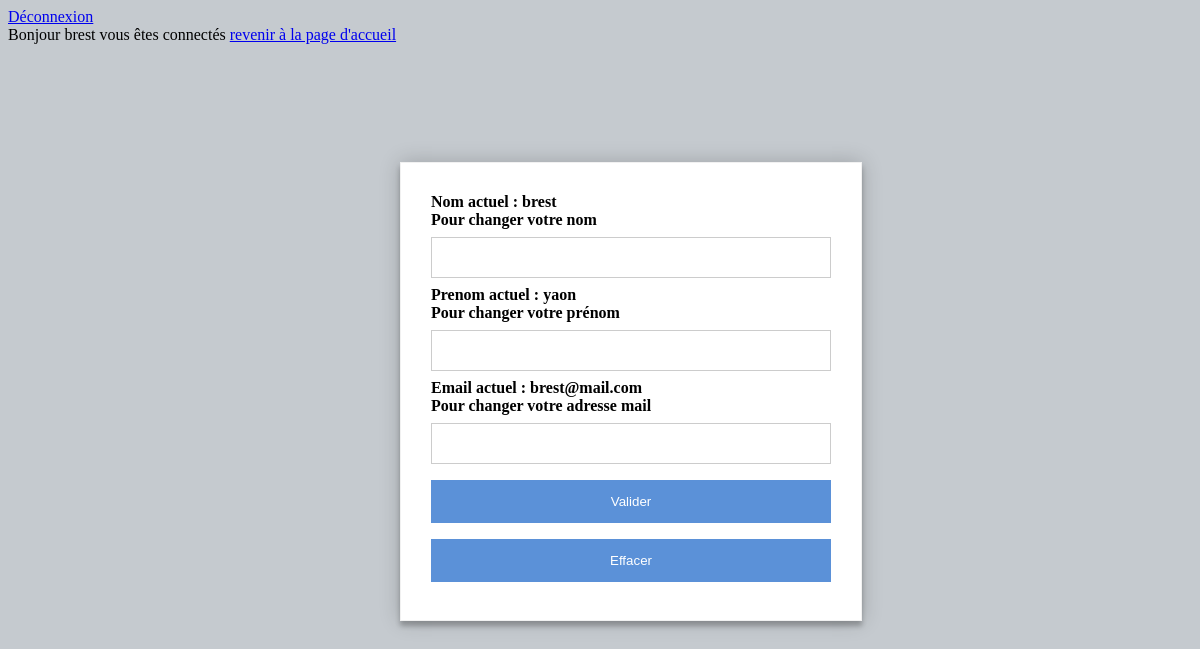
Screenshot of /modifier.utilisateur.php?numUtilisateur=16 (signed in) with the database file from the repository.
### tables this page shows
CREATE TABLE `utilisateur` (
  `idUtilisateur` int(20) NOT NULL,
  `nom` varchar(20) NOT NULL,
  `prenom` varchar(20) NOT NULL,
  `adresseMail` varchar(50) NOT NULL,
  `password` varchar(50) NOT NULL,
  `idStatus` int(11) NOT NULL
);

### fonction.php (called while the page is built, shortened)
<?php
function gestionnaireDeConnexionMysqli() {
    $db_username = 'root';
    $db_password = '';
    $db_name     = 'dbbm2l';
    $db_host     = 'localhost';
    $db = mysqli_connect($db_host, $db_username, $db_password, $db_name)
           or die('pas de connexion to database');
    return $db;
}
function lireUtilisateur($id) {
	$db = gestionnaireDeConnexionMysqli();
    if ($db != NULL) {
		$req 		  = "SELECT * FROM utilisateur WHERE idUtilisateur = $id";
		$exec_requete = mysqli_query($db, $req);
		$user         = mysqli_fetch_array($exec_requete);
	}else {
		echo "Une erreur est survenue.";
	}
    return $user;
}
?>

### modifier.utilisateur.php (the view)
<?php
include_once 'principale.php';
include_once 'fonction.php';
if(isset($_GET["numUtilisateur"])){
    $id = $_GET["numUtilisateur"];
    $utilisateur = lireUtilisateur($id);
    $nom = $utilisateur['nom'];
    $prenom = $utilisateur['prenom'];
    $email = $utilisateur['adresseMail'];
}else{
	header("location: consultation.profil.php");
}
?>
    <div id="container">
    <form method='post' action='modification.utilisateur.traitement.php'>
        <label><b>Nom actuel : <?php echo $nom; ?><br/></b></label>
        <label><b>Pour changer votre nom</b></label>
        <input type="text" value="" name="nom"
                maxlength="45" pattern="^[-'çéèùa-zA-Z\s]{1,45}$" title="Saisir 1 caractères au minimum" >
        <label><b>Prenom actuel : <?php echo $prenom; ?><br/></b></label>
        <label><b>Pour changer votre prénom</b></label>
        <input type="text" value="" name="prenom"
                maxlength="45" pattern="^[-'çéèùa-zA-Z\s]{1,45}$" title="Saisir 1 caractères au minimum" >
        <label><b>Email actuel : <?php echo $email; ?><br/></b></label>
        <label><b>Pour changer votre adresse mail</b></label>
        <input type="email" value="" name="email" title="Saisir un email valide" maxlength="70" />
        <input type="submit" value="Valider">
		<input type="reset" value="Effacer">
    </form>
    </div>
</html>

### principale.php (shortened to what this page needs)
<!DOCTYPE html>
<html>
<?php
include_once 'fonction.php';
?>
    <head>
        <link rel="stylesheet" href="style.css" media="screen" type="text/css" />
    </head>
    <body >
        <div id="content">
            <a href='principale.php?deconnexion=true'><span>Déconnexion</span></a>
            <?php
                if (isset($_GET['deconnexion'])) {
                   if($_GET['deconnexion']==true) {
                      session_unset();
                      header("location:index.php");
                   }
                }
                else if ($_SESSION['id'] !== "") {
                    $user = lireUtilisateur($_SESSION['id']);
                    echo "<br>Bonjour {$user['nom']} vous êtes connectés";
                }
            ?>
            <a href="accueil.php">revenir à la page d'accueil</a>
        </div>

### style.css (style rules this page uses)
body { background: rgb(197, 202, 207); }
#container { width:400px; margin:0 auto; margin-top:10%; }
form { width:100%; padding: 30px; border: 1px solid #f1f1f1; background:#fff; box-shadow: 0 0 20px 0 rgba(0, 0, 0, 0.2), 0 5px 5px 0 rgba(0, 0, 0, 0.24); }
input[type=text], input[type=password], input[type=email] { width: 100%; padding: 12px 20px; margin: 8px 0; display: inline-block; border: 1px solid #ccc; box-sizing: border-box; }
input[type=submit], input[type=reset] { background-color: #5b91d8; color: white; padding: 14px 20px; margin: 8px 0; border: none; cursor: pointer; width: 100%; }

### rows the page displays
utilisateur: nom "brest", prenom "yaon", adresseMail "brest@mail.com"
